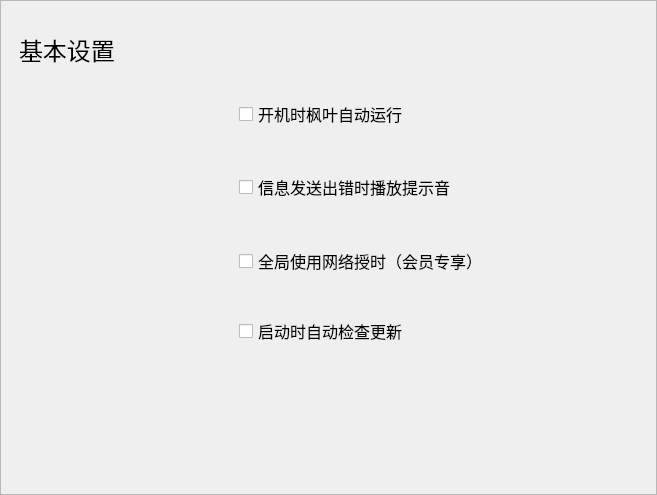
            <widget class="QWidget" name="page_1">
             <layout class="QVBoxLayout" name="verticalLayout">
              <property name="spacing">
               <number>12</number>
              </property>
              <property name="leftMargin">
               <number>0</number>
              </property>
              <property name="topMargin">
               <number>0</number>
              </property>
              <property name="rightMargin">
               <number>0</number>
              </property>
              <property name="bottomMargin">
               <number>0</number>
              </property>
              <item>
               <widget class="QFrame" name="frame_setting_1">
                <property name="minimumSize">
                 <size>
                  <width>657</width>
                  <height>495</height>
                 </size>
                </property>
                <property name="maximumSize">
                 <size>
                  <width>657</width>
                  <height>495</height>
                 </size>
                </property>
                <property name="styleSheet">
                 <string notr="true"/>
                </property>
                <property name="frameShape">
                 <enum>QFrame::StyledPanel</enum>
                </property>
                <property name="frameShadow">
                 <enum>QFrame::Raised</enum>
                </property>
                <layout class="QVBoxLayout" name="verticalLayout_3" stretch="1,2,1,2,1,2,1,2,5">
                 <property name="spacing">
                  <number>12</number>
                 </property>
                 <property name="leftMargin">
                  <number>18</number>
                 </property>
                 <property name="topMargin">
                  <number>12</number>
                 </property>
                 <property name="rightMargin">
                  <number>18</number>
                 </property>
                 <property name="bottomMargin">
                  <number>24</number>
                 </property>
                 <item>
                  <widget class="QLabel" name="label_setting_1">
                   <property name="minimumSize">
                    <size>
                     <width>0</width>
                     <height>72</height>
                    </size>
                   </property>
                   <property name="maximumSize">
                    <size>
                     <width>16777215</width>
                     <height>72</height>
                    </size>
                   </property>
                   <property name="font">
                    <font>
                     <pointsize>18</pointsize>
                     <bold>false</bold>
                    </font>
                   </property>
                   <property name="text">
                    <string>基本设置</string>
                   </property>
                  </widget>
                 </item>
                 <item>
                  <layout class="QHBoxLayout" name="horizontalLayout_24" stretch="3">
                   <property name="spacing">
                    <number>8</number>
                   </property>
                   <property name="sizeConstraint">
                    <enum>QLayout::SetDefaultConstraint</enum>
                   </property>
                   <property name="leftMargin">
                    <number>220</number>
                   </property>
                   <item>
                    <widget class="QCheckBox" name="checkBox_auto_run">
                     <property name="minimumSize">
                      <size>
                       <width>0</width>
                       <height>34</height>
                      </size>
                     </property>
                     <property name="font">
                      <font>
                       <pointsize>12</pointsize>
                      </font>
                     </property>
                     <property name="text">
                      <string>开机时枫叶自动运行</string>
                     </property>
                     <property name="icon">
                      <iconset>
                       <normaloff>:/buttom/img/buttom/F0_f-zero-key.svg</normaloff>:/buttom/img/buttom/F0_f-zero-key.svg</iconset>
                     </property>
                    </widget>
                   </item>
                  </layout>
                 </item>
                 <item>
                  <spacer name="verticalSpacer">
                   <property name="orientation">
                    <enum>Qt::Vertical</enum>
                   </property>
                   <property name="sizeHint" stdset="0">
                    <size>
                     <width>20</width>
                     <height>40</height>
                    </size>
                   </property>
                  </spacer>
                 </item>
                 <item>
                  <layout class="QHBoxLayout" name="horizontalLayout_23" stretch="1,1,1">
                   <property name="spacing">
                    <number>8</number>
                   </property>
                   <property name="leftMargin">
                    <number>220</number>
                   </property>
                   <item>
                    <widget class="QCheckBox" name="checkBox_sound">
                     <property name="minimumSize">
                      <size>
                       <width>0</width>
                       <height>34</height>
                      </size>
                     </property>
                     <property name="font">
                      <font>
                       <pointsize>12</pointsize>
                      </font>
                     </property>
                     <property name="text">
                      <string>信息发送出错时播放提示音</string>
                     </property>
                     <property name="icon">
                      <iconset>
                       <normaloff>:/buttom/img/buttom/F1_f-one-key.svg</normaloff>:/buttom/img/buttom/F1_f-one-key.svg</iconset>
                     </property>
                    </widget>
                   </item>
                   <item>
                    <widget class="QPushButton" name="pushButton_test_sound">
                     <property name="maximumSize">
                      <size>
                       <width>40</width>
                       <height>40</height>
                      </size>
                     </property>
                     <property name="sizeIncrement">
                      <size>
                       <width>40</width>
                       <height>40</height>
                      </size>
                     </property>
                     <property name="baseSize">
                      <size>
                       <width>40</width>
                       <height>40</height>
                      </size>
                     </property>
                     <property name="styleSheet">
                      <string notr="true">color: rgb(199, 199, 199);
border:none;</string>
                     </property>
                     <property name="text">
                      <string/>
                     </property>
                     <property name="icon">
                      <iconset>
                       <normaloff>:/buttom/img/buttom/API 应用_api-app.svg</normaloff>:/buttom/img/buttom/API 应用_api-app.svg</iconset>
                     </property>
                     <property name="iconSize">
                      <size>
                       <width>32</width>
                       <height>32</height>
                      </size>
                     </property>
                    </widget>
                   </item>
                   <item>
                    <spacer name="horizontalSpacer_5">
                     <property name="orientation">
                      <enum>Qt::Horizontal</enum>
                     </property>
                     <property name="sizeHint" stdset="0">
                      <size>
                       <width>40</width>
                       <height>20</height>
                      </size>
                     </property>
                    </spacer>
                   </item>
                  </layout>
                 </item>
                 <item>
                  <spacer name="verticalSpacer_2">
                   <property name="orientation">
                    <enum>Qt::Vertical</enum>
                   </property>
                   <property name="sizeHint" stdset="0">
                    <size>
                     <width>20</width>
                     <height>40</height>
                    </size>
                   </property>
                  </spacer>
                 </item>
                 <item>
                  <layout class="QHBoxLayout" name="horizontalLayout_6" stretch="3">
                   <property name="spacing">
                    <number>8</number>
                   </property>
                   <property name="leftMargin">
                    <number>220</number>
                   </property>
                   <item>
                    <widget class="QCheckBox" name="checkBox_net_time">
                     <property name="minimumSize">
                      <size>
                       <width>0</width>
                       <height>34</height>
                      </size>
                     </property>
                     <property name="font">
                      <font>
                       <pointsize>12</pointsize>
                      </font>
                     </property>
                     <property name="text">
                      <string>全局使用网络授时（会员专享）</string>
                     </property>
                     <property name="icon">
                      <iconset>
                       <normaloff>:/buttom/img/buttom/F2_f-two-key.svg</normaloff>:/buttom/img/buttom/F2_f-two-key.svg</iconset>
                     </property>
                    </widget>
                   </item>
                  </layout>
                 </item>
                 <item>
                  <spacer name="verticalSpacer_3">
                   <property name="orientation">
                    <enum>Qt::Vertical</enum>
                   </property>
                   <property name="sizeHint" stdset="0">
                    <size>
                     <width>20</width>
                     <height>40</height>
                    </size>
                   </property>
                  </spacer>
                 </item>
                 <item>
                  <layout class="QHBoxLayout" name="horizontalLayout_5" stretch="3">
                   <property name="spacing">
                    <number>8</number>
                   </property>
                   <property name="leftMargin">
                    <number>220</number>
                   </property>
                   <item>
                    <widget class="QCheckBox" name="checkBox_updata">
                     <property name="minimumSize">
                      <size>
                       <width>0</width>
                       <height>34</height>
                      </size>
                     </property>
                     <property name="font">
                      <font>
                       <pointsize>12</pointsize>
                      </font>
                     </property>
                     <property name="text">
                      <string>启动时自动检查更新</string>
                     </property>
                     <property name="icon">
                      <iconset>
                       <normaloff>:/buttom/img/buttom/F4_f-four-key.svg</normaloff>:/buttom/img/buttom/F4_f-four-key.svg</iconset>
                     </property>
                    </widget>
                   </item>
                  </layout>
                 </item>
                 <item>
                  <spacer name="verticalSpacer_4">
                   <property name="orientation">
                    <enum>Qt::Vertical</enum>
                   </property>
                   <property name="sizeHint" stdset="0">
                    <size>
                     <width>20</width>
                     <height>40</height>
                    </size>
                   </property>
                  </spacer>
                 </item>
                </layout>
               </widget>
              </item>
             </layout>
            </widget>
